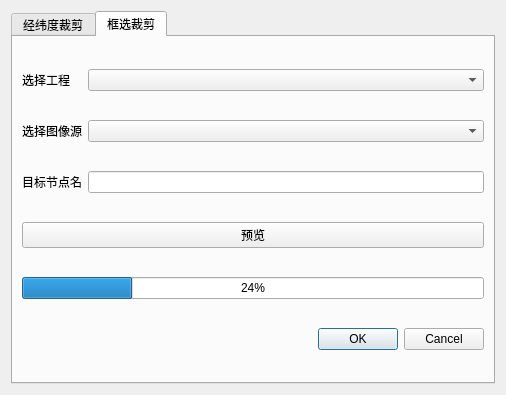
<?xml version="1.0" encoding="UTF-8"?>
<ui version="4.0">
 <class>Cut</class>
 <widget class="QWidget" name="Cut">
  <property name="geometry">
   <rect>
    <x>0</x>
    <y>0</y>
    <width>506</width>
    <height>395</height>
   </rect>
  </property>
  <property name="windowTitle">
   <string>图像裁剪</string>
  </property>
  <property name="windowIcon">
   <iconset resource="../resources/QtWidgetsApplication3.qrc">
    <normaloff>:/QtWidgetsApplication3/icon/InSARapp.ico</normaloff>:/QtWidgetsApplication3/icon/InSARapp.ico</iconset>
  </property>
  <layout class="QVBoxLayout" name="verticalLayout">
   <item>
    <widget class="QTabWidget" name="tabWidget">
     <property name="currentIndex">
      <number>1</number>
     </property>
     <widget class="QWidget" name="tab">
      <attribute name="title">
       <string>经纬度裁剪</string>
      </attribute>
      <layout class="QVBoxLayout" name="verticalLayout_2">
       <item>
        <layout class="QGridLayout" name="gridLayout">
         <item row="5" column="0">
          <widget class="QLabel" name="label_5">
           <property name="text">
            <string>裁剪宽度</string>
           </property>
          </widget>
         </item>
         <item row="6" column="3">
          <widget class="QLabel" name="label_8">
           <property name="text">
            <string>(m)</string>
           </property>
           <property name="alignment">
            <set>Qt::AlignCenter</set>
           </property>
          </widget>
         </item>
         <item row="4" column="0">
          <widget class="QLabel" name="label_4">
           <property name="text">
            <string>中心纬度</string>
           </property>
          </widget>
         </item>
         <item row="2" column="2" colspan="2">
          <widget class="QLineEdit" name="lineEdit"/>
         </item>
         <item row="0" column="2" colspan="2">
          <widget class="QComboBox" name="comboBox"/>
         </item>
         <item row="2" column="0">
          <widget class="QLabel" name="label_2">
           <property name="text">
            <string>文件夹名称</string>
           </property>
          </widget>
         </item>
         <item row="6" column="2">
          <widget class="QLineEdit" name="Height"/>
         </item>
         <item row="6" column="0">
          <widget class="QLabel" name="label_6">
           <property name="text">
            <string>裁剪高度</string>
           </property>
          </widget>
         </item>
         <item row="5" column="3">
          <widget class="QLabel" name="label_7">
           <property name="text">
            <string>(m)</string>
           </property>
           <property name="alignment">
            <set>Qt::AlignCenter</set>
           </property>
          </widget>
         </item>
         <item row="3" column="3">
          <widget class="QLabel" name="label_9">
           <property name="text">
            <string>(°)</string>
           </property>
           <property name="alignment">
            <set>Qt::AlignCenter</set>
           </property>
          </widget>
         </item>
         <item row="5" column="2">
          <widget class="QLineEdit" name="Width"/>
         </item>
         <item row="1" column="2" colspan="2">
          <widget class="QComboBox" name="comboBox_2"/>
         </item>
         <item row="4" column="3">
          <widget class="QLabel" name="label_10">
           <property name="text">
            <string>(°)</string>
           </property>
           <property name="alignment">
            <set>Qt::AlignCenter</set>
           </property>
          </widget>
         </item>
         <item row="0" column="0">
          <widget class="QLabel" name="label">
           <property name="text">
            <string>选择工程</string>
           </property>
          </widget>
         </item>
         <item row="3" column="2">
          <widget class="QLineEdit" name="lon"/>
         </item>
         <item row="3" column="0">
          <widget class="QLabel" name="label_3">
           <property name="text">
            <string>中心经度</string>
           </property>
          </widget>
         </item>
         <item row="4" column="2">
          <widget class="QLineEdit" name="lat"/>
         </item>
         <item row="1" column="0">
          <widget class="QLabel" name="label_11">
           <property name="text">
            <string>选择图像源</string>
           </property>
          </widget>
         </item>
        </layout>
       </item>
       <item>
        <widget class="QProgressBar" name="progressBar">
         <property name="value">
          <number>24</number>
         </property>
        </widget>
       </item>
       <item>
        <widget class="QDialogButtonBox" name="buttonBox">
         <property name="standardButtons">
          <set>QDialogButtonBox::Cancel|QDialogButtonBox::Ok</set>
         </property>
        </widget>
       </item>
      </layout>
     </widget>
     <widget class="QWidget" name="tab_2">
      <attribute name="title">
       <string>框选裁剪</string>
      </attribute>
      <layout class="QHBoxLayout" name="horizontalLayout">
       <item>
        <layout class="QGridLayout" name="gridLayout_2">
         <item row="1" column="0">
          <widget class="QLabel" name="label_12">
           <property name="text">
            <string>选择图像源</string>
           </property>
          </widget>
         </item>
         <item row="1" column="1">
          <widget class="QComboBox" name="comboBox_4"/>
         </item>
         <item row="3" column="0" colspan="2">
          <widget class="QPushButton" name="Preview">
           <property name="text">
            <string>预览</string>
           </property>
          </widget>
         </item>
         <item row="2" column="0">
          <widget class="QLabel" name="label_14">
           <property name="text">
            <string>目标节点名</string>
           </property>
          </widget>
         </item>
         <item row="0" column="0">
          <widget class="QLabel" name="label_13">
           <property name="text">
            <string>选择工程</string>
           </property>
          </widget>
         </item>
         <item row="0" column="1">
          <widget class="QComboBox" name="comboBox_3"/>
         </item>
         <item row="2" column="1">
          <widget class="QLineEdit" name="lineEdit_2"/>
         </item>
         <item row="5" column="1">
          <widget class="QDialogButtonBox" name="buttonBox_2">
           <property name="standardButtons">
            <set>QDialogButtonBox::Cancel|QDialogButtonBox::Ok</set>
           </property>
          </widget>
         </item>
         <item row="4" column="0" colspan="2">
          <widget class="QProgressBar" name="progressBar_2">
           <property name="value">
            <number>24</number>
           </property>
          </widget>
         </item>
        </layout>
       </item>
      </layout>
     </widget>
    </widget>
   </item>
  </layout>
 </widget>
 <resources>
  <include location="../resources/QtWidgetsApplication3.qrc"/>
 </resources>
 <connections/>
</ui>
